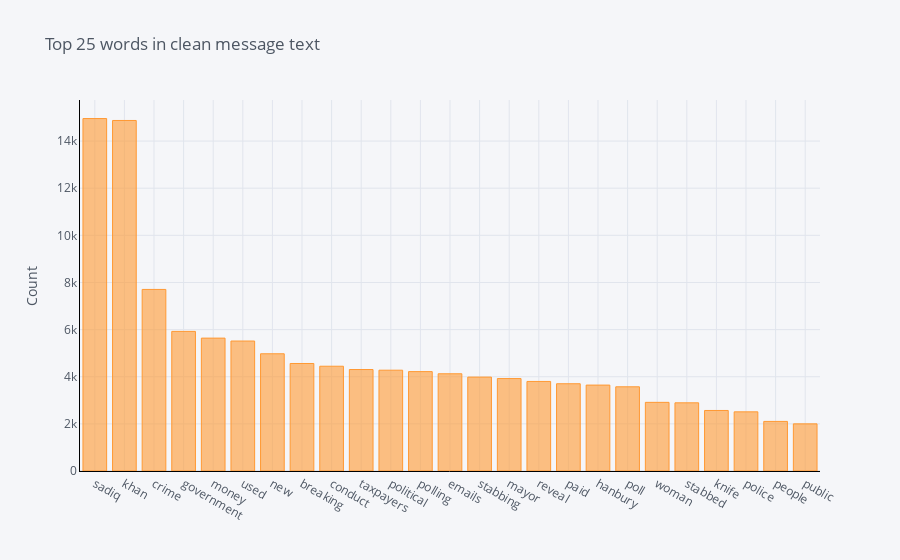
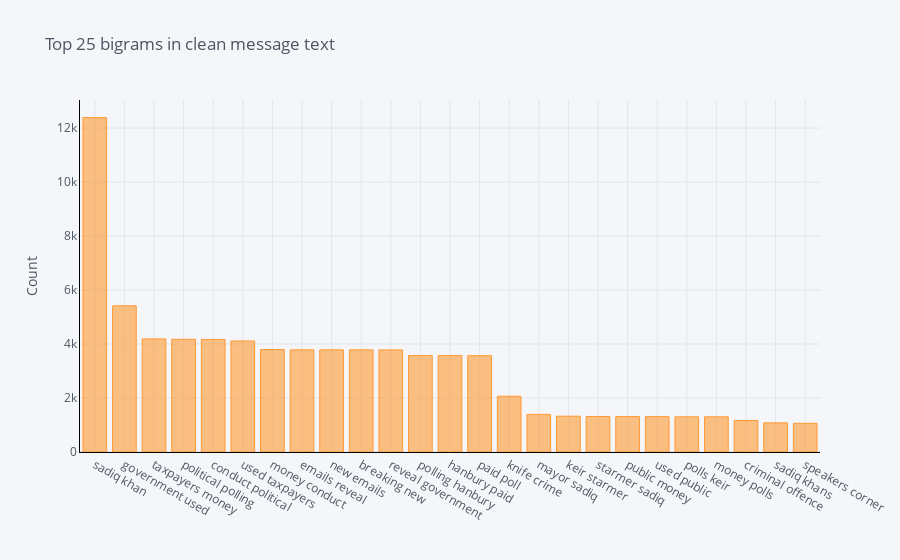
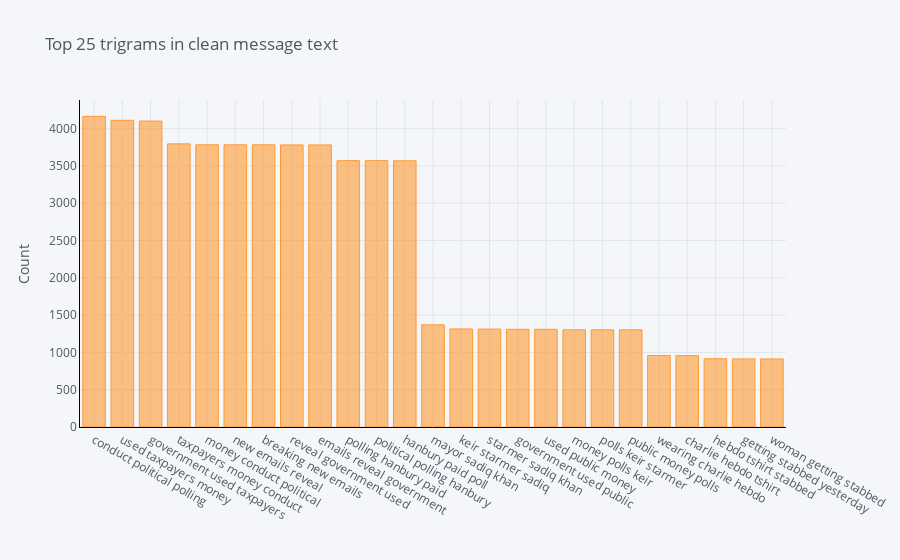

Write notebook code for charts like these, in order.
### Code cell
plot_ngrams(all_tweets, 'Clean_MessageText')

### Figure 1 — Plotly figure (JSON) as saved in the notebook; plotly's stock layout.template omitted (floating-point values rounded to 4 significant figures)
{"data": [{"marker": {"color": "rgba(255, 153, 51, 0.6)", "line": {"color": "rgba(255, 153, 51, 1.0)", "width": 1}}, "name": "count", "orientation": "v", "text": "", "type": "bar", "x": ["sadiq", "khan", "crime", "government", "money", "used", "new", "breaking", "conduct", "taxpayers", "political", "polling", "emails", "stabbing", "mayor", "reveal", "paid", "hanbury", "poll", "woman", "stabbed", "knife", "police", "people", "public"], "y": [14956, 14874, 7705, 5924, 5639, 5515, 4974, 4562, 4446, 4306, 4278, 4217, 4126, 3985, 3922, 3800, 3703, 3646, 3573, 2913, 2893, 2568, 2510, 2104, 2000]}], "layout": {"legend": {"bgcolor": "#F5F6F9", "font": {"color": "#4D5663"}}, "paper_bgcolor": "#F5F6F9", "plot_bgcolor": "#F5F6F9", "title": {"font": {"color": "#4D5663"}, "text": "Top 25 words in clean message text"}, "xaxis": {"gridcolor": "#E1E5ED", "linecolor": "black", "showgrid": true, "tickfont": {"color": "#4D5663"}, "title": {"font": {"color": "#4D5663"}, "text": ""}, "zerolinecolor": "#E1E5ED"}, "yaxis": {"gridcolor": "#E1E5ED", "linecolor": "black", "showgrid": true, "tickfont": {"color": "#4D5663"}, "title": {"font": {"color": "#4D5663"}, "text": "Count"}, "zerolinecolor": "#E1E5ED"}}}

### Figure 2 — Plotly figure (JSON) as saved in the notebook; plotly's stock layout.template omitted (floating-point values rounded to 4 significant figures)
{"data": [{"marker": {"color": "rgba(255, 153, 51, 0.6)", "line": {"color": "rgba(255, 153, 51, 1.0)", "width": 1}}, "name": "count", "orientation": "v", "text": "", "type": "bar", "x": ["sadiq khan", "government used", "taxpayers money", "political polling", "conduct political", "used taxpayers", "money conduct", "emails reveal", "new emails", "breaking new", "reveal government", "polling hanbury", "hanbury paid", "paid poll", "knife crime", "mayor sadiq", "keir starmer", "starmer sadiq", "public money", "used public", "polls keir", "money polls", "criminal offence", "sadiq khans", "speakers corner"], "y": [12387, 5414, 4190, 4175, 4170, 4112, 3796, 3783, 3783, 3783, 3782, 3571, 3571, 3569, 2065, 1393, 1326, 1316, 1313, 1310, 1303, 1303, 1165, 1080, 1062]}], "layout": {"legend": {"bgcolor": "#F5F6F9", "font": {"color": "#4D5663"}}, "paper_bgcolor": "#F5F6F9", "plot_bgcolor": "#F5F6F9", "title": {"font": {"color": "#4D5663"}, "text": "Top 25 bigrams in clean message text"}, "xaxis": {"gridcolor": "#E1E5ED", "linecolor": "black", "showgrid": true, "tickfont": {"color": "#4D5663"}, "title": {"font": {"color": "#4D5663"}, "text": ""}, "zerolinecolor": "#E1E5ED"}, "yaxis": {"gridcolor": "#E1E5ED", "linecolor": "black", "showgrid": true, "tickfont": {"color": "#4D5663"}, "title": {"font": {"color": "#4D5663"}, "text": "Count"}, "zerolinecolor": "#E1E5ED"}}}

### Figure 3 — Plotly figure (JSON) as saved in the notebook; plotly's stock layout.template omitted (floating-point values rounded to 4 significant figures)
{"data": [{"marker": {"color": "rgba(255, 153, 51, 0.6)", "line": {"color": "rgba(255, 153, 51, 1.0)", "width": 1}}, "name": "count", "orientation": "v", "text": "", "type": "bar", "x": ["conduct political polling", "used taxpayers money", "government used taxpayers", "taxpayers money conduct", "money conduct political", "new emails reveal", "breaking new emails", "reveal government used", "emails reveal government", "polling hanbury paid", "political polling hanbury", "hanbury paid poll", "mayor sadiq khan", "keir starmer sadiq", "starmer sadiq khan", "government used public", "used public money", "money polls keir", "polls keir starmer", "public money polls", "wearing charlie hebdo", "charlie hebdo tshirt", "hebdo tshirt stabbed", "getting stabbed yesterday", "woman getting stabbed"], "y": [4165, 4112, 4102, 3796, 3784, 3783, 3783, 3782, 3782, 3571, 3571, 3569, 1370, 1315, 1313, 1310, 1310, 1303, 1303, 1303, 959, 957, 915, 913, 913]}], "layout": {"legend": {"bgcolor": "#F5F6F9", "font": {"color": "#4D5663"}}, "paper_bgcolor": "#F5F6F9", "plot_bgcolor": "#F5F6F9", "title": {"font": {"color": "#4D5663"}, "text": "Top 25 trigrams in clean message text"}, "xaxis": {"gridcolor": "#E1E5ED", "linecolor": "black", "showgrid": true, "tickfont": {"color": "#4D5663"}, "title": {"font": {"color": "#4D5663"}, "text": ""}, "zerolinecolor": "#E1E5ED"}, "yaxis": {"gridcolor": "#E1E5ED", "linecolor": "black", "showgrid": true, "tickfont": {"color": "#4D5663"}, "title": {"font": {"color": "#4D5663"}, "text": "Count"}, "zerolinecolor": "#E1E5ED"}}}
